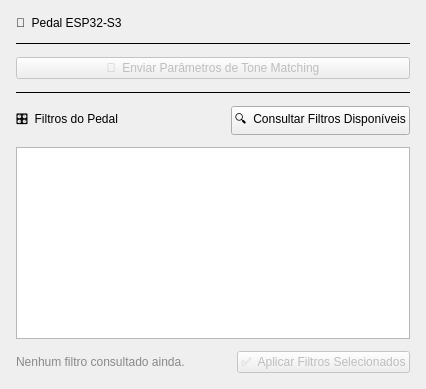
<?xml version="1.0" encoding="UTF-8"?>
<ui version="4.0">
 <class>TabHardware</class>
 <widget class="QWidget" name="TabHardware">
  <layout class="QVBoxLayout" name="hardwareTabLayout">
   <property name="spacing">
    <number>12</number>
   </property>
   <property name="leftMargin">
    <number>16</number>
   </property>
   <property name="topMargin">
    <number>16</number>
   </property>
   <property name="rightMargin">
    <number>16</number>
   </property>
   <property name="bottomMargin">
    <number>16</number>
   </property>
   <item>
    <widget class="QLabel" name="lbl_hardware_title">
     <property name="text">
      <string>🔌  Pedal ESP32-S3</string>
     </property>
    </widget>
   </item>
   <item>
    <widget class="QFrame" name="lineSepHardwareTop">
     <property name="frameShape">
      <enum>QFrame::Shape::HLine</enum>
     </property>
     <property name="frameShadow">
      <enum>QFrame::Shadow::Plain</enum>
     </property>
    </widget>
   </item>
   <item>
    <widget class="QPushButton" name="btn_send_hardware">
     <property name="enabled">
      <bool>false</bool>
     </property>
     <property name="text">
      <string>🔌  Enviar Parâmetros de Tone Matching</string>
     </property>
    </widget>
   </item>
   <item>
    <widget class="QFrame" name="lineSepFilters">
     <property name="frameShape">
      <enum>QFrame::Shape::HLine</enum>
     </property>
     <property name="frameShadow">
      <enum>QFrame::Shadow::Plain</enum>
     </property>
    </widget>
   </item>
   <item>
    <layout class="QHBoxLayout" name="filtersHeaderLayout">
     <item>
      <widget class="QLabel" name="lbl_filters_title">
       <property name="text">
        <string>🎛  Filtros do Pedal</string>
       </property>
      </widget>
     </item>
     <item>
      <spacer name="filtersHeaderSpacer">
       <property name="orientation">
        <enum>Qt::Orientation::Horizontal</enum>
       </property>
       <property name="sizeHint" stdset="0">
        <size>
         <width>40</width>
         <height>20</height>
        </size>
       </property>
      </spacer>
     </item>
     <item>
      <widget class="QPushButton" name="btn_query_filters">
       <property name="text">
        <string>🔍  Consultar Filtros Disponíveis</string>
       </property>
      </widget>
     </item>
    </layout>
   </item>
   <item>
    <widget class="QListWidget" name="list_filters">
     <property name="minimumSize">
      <size>
       <width>0</width>
       <height>150</height>
      </size>
     </property>
     <property name="selectionMode">
      <enum>QAbstractItemView::SelectionMode::MultiSelection</enum>
     </property>
    </widget>
   </item>
   <item>
    <layout class="QHBoxLayout" name="filtersFooterLayout">
     <item>
      <widget class="QLabel" name="lbl_filters_status">
       <property name="text">
        <string>Nenhum filtro consultado ainda.</string>
       </property>
       <property name="styleSheet">
        <string notr="true">color: #888;</string>
       </property>
      </widget>
     </item>
     <item>
      <spacer name="filtersFooterSpacer">
       <property name="orientation">
        <enum>Qt::Orientation::Horizontal</enum>
       </property>
       <property name="sizeHint" stdset="0">
        <size>
         <width>40</width>
         <height>20</height>
        </size>
       </property>
      </spacer>
     </item>
     <item>
      <widget class="QPushButton" name="btn_apply_filters">
       <property name="enabled">
        <bool>false</bool>
       </property>
       <property name="text">
        <string>✅  Aplicar Filtros Selecionados</string>
       </property>
      </widget>
     </item>
    </layout>
   </item>
  </layout>
 </widget>
 <resources/>
 <connections/>
</ui>
